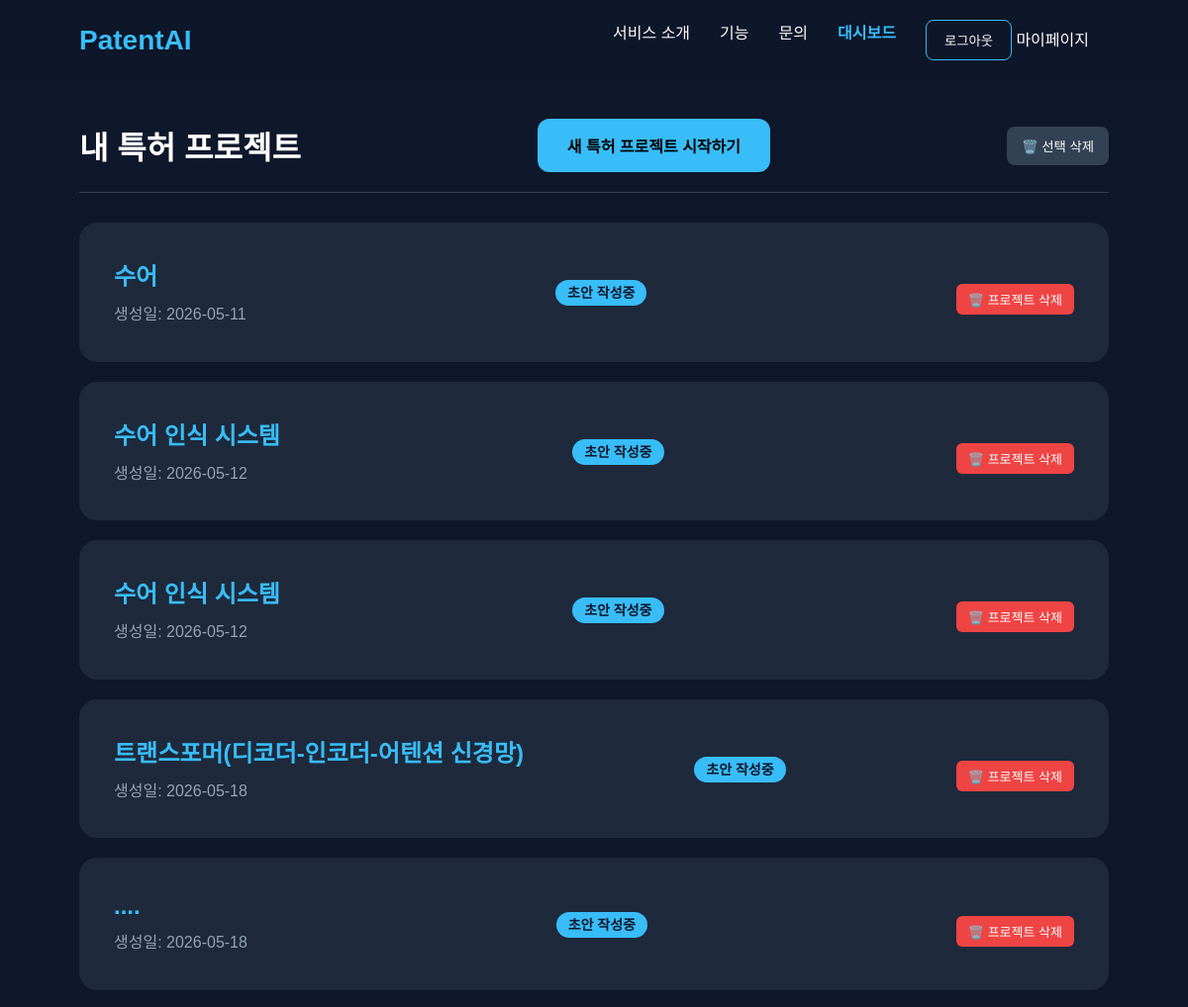
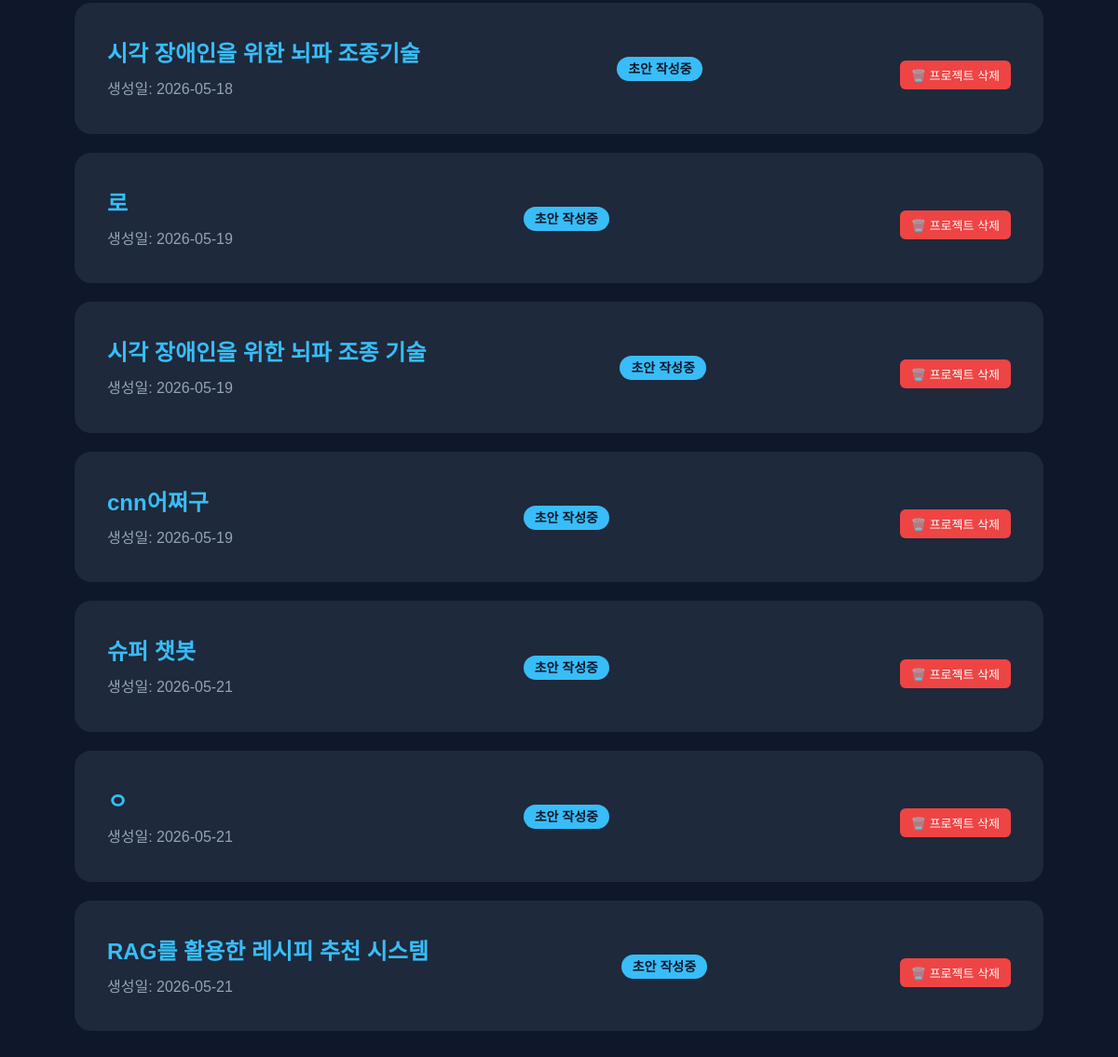
The app's page /workspace/dashboard/ (signed in), older data (2 pictures, top to bottom).
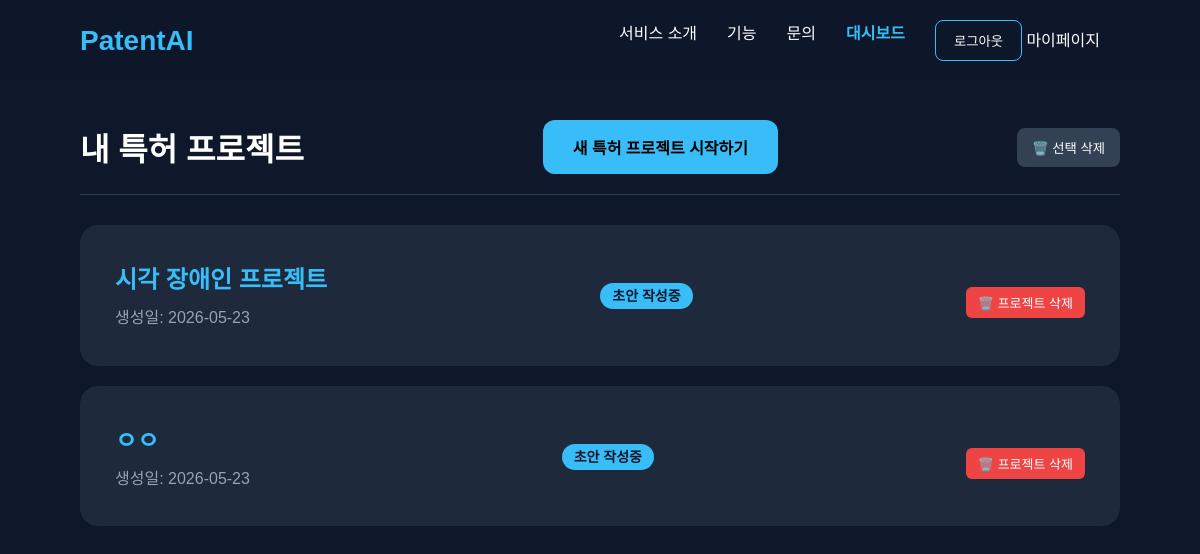
The same page, newer data.
### workspace/models.py (models this page shows)
class PatentProject(models.Model):
    STATUS_CHOICES = (
        ('draft', '초안 작성중'),
        ('agent_processing', 'AI 처리중'),
        ('review', '변리사 검토중'),
        ('done', '완료'),
    )
    title = models.CharField(max_length=200, verbose_name="프로젝트명")
    owner = models.ForeignKey(User, on_delete=models.CASCADE, related_name='projects')
    status = models.CharField(max_length=20, choices=STATUS_CHOICES, default='draft')
    original_data_hash = models.CharField(max_length=64, blank=True, null=True) # 원본 데이터의 해시값을 저장하는 필드 (중복 방지 및 변경 감지용)
    created_at = models.DateTimeField(auto_now_add=True)
    updated_at = models.DateTimeField(auto_now=True)

### workspace/views.py (the view)
# urls.py: path('dashboard/', views.dashboard, name='dashboard'),
@login_required(login_url='/accounts/login/')
def dashboard(request):
    try:
        user_role = request.user.userprofile.role
    except:
        user_role = 'inventor'
    if user_role == 'attorney':
        projects = PatentProject.objects.filter(status='review')
        template_name = 'workspace/attorney_dashboard.html'
    else:
        projects = PatentProject.objects.filter(owner=request.user)
        template_name = 'workspace/inventor_dashboard.html'
    return render(request, template_name, {'projects': projects})

### workspace/templates/workspace/inventor_dashboard.html (shortened to what this page needs)
{% extends "base.html" %}
{% block content %}
<div class="dashboard-container" style="padding: 120px 80px 50px 80px; max-width: 1200px; margin: 0 auto;">
    <div style="display: flex; justify-content: space-between; align-items: center; border-bottom: 1px solid #334155; padding-bottom: 20px; margin-bottom: 30px;">
        <h1 style="margin: 0; font-size: 32px;">내 특허 프로젝트</h1>
        <a href="{% url 'create_project' %}" id="create-project-btn" class="start-btn" style="text-decoration: none; display: inline-block;">새 특허 프로젝트 시작하기</a>
        <button id="toggle-delete-mode-btn" style="background: #334155; color: white; border: none; padding: 10px 15px; border-radius: 8px; cursor: pointer;">
            🗑️ 선택 삭제
        </button>
    </div>
    <div class="project-list" style="display: flex; flex-direction: column; gap: 20px;">
        {% for project in projects %}
        <div class="card" style="width: 100%; display: flex; justify-content: space-between; align-items: center;">
            <div style="flex: 1; display: flex; justify-content: space-between; align-items: center;">
            <div>
                <h2 style="margin-bottom: 10px; font-size: 24px;">
                    <a href="{% url 'workstation' project.id %}" style="color: #38bdf8; text-decoration: none;">
                        {{ project.title }}
                    </a>
                </h2>
                <p style="color: #94a3b8;">생성일: {{ project.created_at|date:"Y-m-d" }}</p>
            </div>
            <div>
                <span style="background: #38bdf8; color: #0f172a; padding: 5px 12px; border-radius: 20px; font-weight: bold; font-size: 14px;">
                    {{ project.get_status_display }}
                </span>
            </div>
            <div class="project-actions" style="margin-top: 15px; display: flex; justify-content: flex-end;">
                <form action="{% url 'delete_project' project.id %}" method="POST"
                    onsubmit="return confirm('정말로 이 프로젝트를 삭제하시겠습니까?\n삭제된 데이터와 채팅 내역은 복구할 수 없습니다.');"
                    style="display: inline;">
                    <button type="submit" class="delete-btn"
                            style="background: #ef4444; color: white; border: none; padding: 6px 12px; border-radius: 6px; font-size: 13px; cursor: pointer; transition: background 0.2s;">
                        🗑️ 프로젝트 삭제
                    </button>
                </form>
            </div>
        </div>
        </div>
        {% empty %}
        <div style="text-align: center; padding: 60px 0; background: #1e293b; border-radius: 18px;">
            <p style="color: #94a3b8; font-size: 18px; margin-bottom: 20px;">아직 진행 중인 프로젝트가 없습니다.</p>
        </div>
        {% endfor %}
    </div>
</div>
{% endblock %}

### templates/base.html (shortened to what this page needs)
{% load static %}
<!DOCTYPE html>
<html lang="ko">
<head>
    <link rel="stylesheet" href="{% static 'css/style.css' %}">
</head>
<body>
    <header>
        <div class="logo"><a href="/" style="text-decoration: none; color: #38bdf8;">PatentAI</a></div>
        <nav>
            <a href="#">서비스 소개</a>
            <a href="#">기능</a>
            <a href="#">문의</a>
            {% if user.is_authenticated %}
                <a href="{% url 'dashboard' %}" style="color: #38bdf8; font-weight: bold;">대시보드</a>
                <form action="{% url 'logout' %}" method="post" style="display: inline;">
                    <button type="submit" style="background: none; border: 1px solid #38bdf8; color: white; padding: 10px 18px; border-radius: 8px; cursor: pointer;">로그아웃</button>
                    <a href="{% url 'my_page' %}" style="color: white; text-decoration: none; margin-right: 20px;">마이페이지</a>
                </form>
            {% else %}
                <a href="/accounts/login/" class="login-btn">로그인</a>
                <a href="/accounts/signup/" class="login-btn">회원가입</a>
            {% endif %}
        </nav>
    </header>
    <main>
        {% block content %}
        {% endblock %}
    </main>
</body>
</html>

### static/css/style.css (style rules this page uses)
* { margin: 0; padding: 0; box-sizing: border-box; }
body { font-family: Arial, sans-serif; background: #0f172a; color: white; }
header { width: 100%; padding: 20px 80px; display: flex; justify-content: space-between; align-items: center; position: fixed; top: 0; background: rgba(15, 23, 42, 0.9); backdrop-filter: blur(10px); }
.logo { font-size: 28px; font-weight: bold; color: #38bdf8; }
nav { display: flex; gap: 30px; }
nav a { color: white; text-decoration: none; transition: 0.3s; }
.start-btn, .demo-btn { padding: 15px 30px; border: none; border-radius: 12px; font-size: 16px; cursor: pointer; transition: 0.3s; }
.start-btn { background: #38bdf8; color: black; font-weight: bold; }
.card { width: 300px; background: #1e293b; padding: 35px; border-radius: 18px; transition: 0.3s; }
.card h2 { margin-bottom: 20px; color: #38bdf8; }
.card p { color: #cbd5e1; line-height: 1.6; }

Row changes from the older to the newer data that the page shows:
removed PatentProject: title "수어", created_at "2026-05-11", status "초안 작성중"
removed PatentProject: title "수어 인식 시스템", created_at "2026-05-12", status "초안 작성중"
removed PatentProject: title "수어 인식 시스템", created_at "2026-05-12", status "초안 작성중"
removed PatentProject: title "트랜스포머(디코더-인코더-어텐션 신경망)", created_at "2026-05-18", status "초안 작성중"
removed PatentProject: title "....", created_at "2026-05-18", status "초안 작성중"
removed PatentProject: title "시각 장애인을 위한 뇌파 조종기술", created_at "2026-05-18", status "초안 작성중"
removed PatentProject: title "로", created_at "2026-05-19", status "초안 작성중"
removed PatentProject: title "시각 장애인을 위한 뇌파 조종 기술", created_at "2026-05-19", status "초안 작성중"
removed PatentProject: title "cnn어쩌구", created_at "2026-05-19", status "초안 작성중"
removed PatentProject: title "슈퍼 챗봇", created_at "2026-05-21", status "초안 작성중"
removed PatentProject: title "ㅇ", created_at "2026-05-21", status "초안 작성중"
removed PatentProject: title "RAG를 활용한 레시피 추천 시스템", created_at "2026-05-21", status "초안 작성중"
added PatentProject: title "시각 장애인 프로젝트", created_at "2026-05-23", status "초안 작성중"
added PatentProject: title "ㅇㅇ", created_at "2026-05-23", status "초안 작성중"
